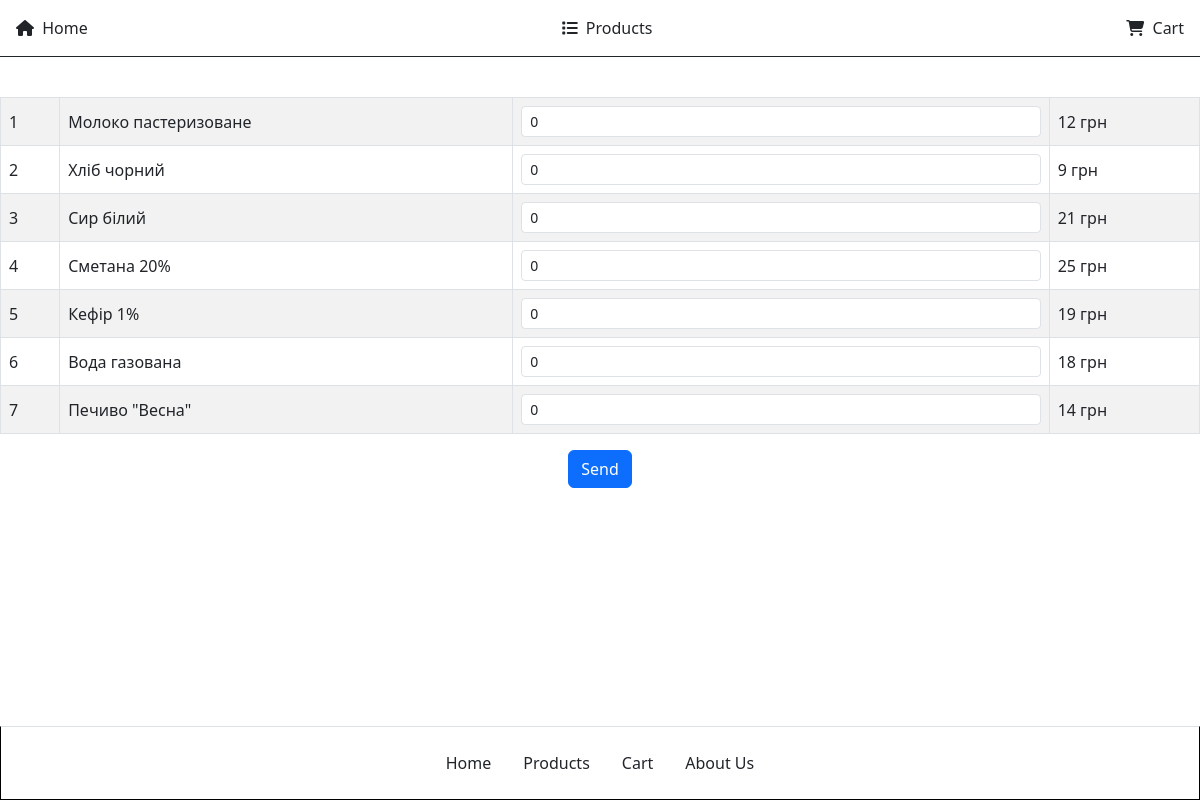
Screenshot of /pages/products.php with the database file from the repository.
### tables this page shows
CREATE TABLE "products" (
	"id"	INTEGER,
	"title"	TEXT NOT NULL UNIQUE,
	"price"	INTEGER NOT NULL,
	PRIMARY KEY("id" AUTOINCREMENT)
);

### db/db_connection.php (called while the page is built)
<?php
function get_products() {
    $dbPath = __DIR__ . '/shop.db';
    $pdo = new PDO('sqlite:' . $dbPath);
    $statement = $pdo->query("SELECT * FROM products");
    $rows = $statement->fetchAll(PDO::FETCH_ASSOC);
    return $rows;
}

### pages/products.php (the view, shortened to what this page needs)
<?php
require_once __DIR__ . '/../db/db_connection.php';
$formData = $_SESSION['form_data'] ?? [];
?>
<!DOCTYPE html>
<html lang="en">
<head>
    <link rel="stylesheet" href="/css/styles.css">
    <link href="https://cdn.jsdelivr.net/npm/bootstrap@5.3.0/dist/css/bootstrap.min.css" rel="stylesheet">
    <link rel="stylesheet" href="https://cdnjs.cloudflare.com/ajax/libs/font-awesome/6.5.0/css/all.min.css">
</head>
<body>
    <?php include "../includes/header.php" ?>
    <main>
      <?php $products= get_products() ?>
        <form class="product-form" method="POST" action="/add_to_bag.php">
          <table class="table table-bordered table-striped align-middle">
          <tbody>
            <?php foreach ($products as $product):
              $id = $product['id'];
              $oldQuantity = $formData[$id]['quantity'] ?? 0;
            ?>
              <tr>
                <td><?php echo $id; ?></td>
                <td><?php echo $product['title']; ?></td>
                <td>
                  <input
                    name="bag[<?php echo $id; ?>][quantity]"
                    type="number"
                    step="1"
                    value="<?php echo $oldQuantity; ?>"
                    class="form-control form-control-sm"
                  >
                </td>
                <td><?php echo $product['price']; ?> грн</td>
              </tr>
            <?php endforeach; ?>
          </tbody>
          </table>
          <div class="mt-3 d-flex justify-content-center">
            <button type="submit" class="btn btn-primary">Send</button>
          </div>
        </form>
    </main>
    <?php  include "../includes/footer.php" ?>
</body>
</html>

### includes/header.php
<header class="d-flex justify-content-between align-items-center p-3 border-bottom border-dark">
  <a href="/index.php" class="text-decoration-none text-dark">
    <i class="fas fa-home me-1"></i> Home
  </a>
  <a href="/pages/products.php" class="text-decoration-none text-dark">
    <i class="fas fa-list me-1"></i> Products
  </a>
  <a href="/pages/basket.php" class="text-decoration-none text-dark">
    <i class="fas fa-shopping-cart me-1"></i> Cart
  </a>
</header>

### includes/footer.php
<footer class="d-flex justify-content-between align-items-center border-top py-3">
  <div class="container">
    <nav class="d-flex justify-content-center">
      <ul class="nav">
        <li class="nav-item">
          <a class="nav-link text-dark" href="/index.php">Home</a>
        </li>
        <li class="nav-item">
          <a class="nav-link text-dark" href="/pages/products.php">Products</a>
        </li>
        <li class="nav-item">
          <a class="nav-link text-dark" href="/pages/basket.php">Cart</a>
        </li>
        <li class="nav-item">
          <a class="nav-link text-dark" href="#">About Us</a>
        </li>
      </ul>
    </nav>
  </div>
</footer>

### css/styles.css (style rules this page uses)
* { margin: 0; padding: 0; box-sizing: border-box; }
footer { border: 1px solid black; position: fixed; bottom: 0; width: 100%; }
.product-form { margin-top: 40px; }

### rows the page displays
products: id "1", title "Молоко пастеризоване", id "0", price "12"
products: id "2", title "Хліб чорний", id "0", price "9"
products: id "3", title "Сир білий", id "0", price "21"
products: id "4", title "Сметана 20%", id "0", price "25"
products: id "5", title "Кефір 1%", id "0", price "19"
products: id "6", title "Вода газована", id "0", price "18"
products: id "7", title "Печиво \"Весна\"", id "0", price "14"
